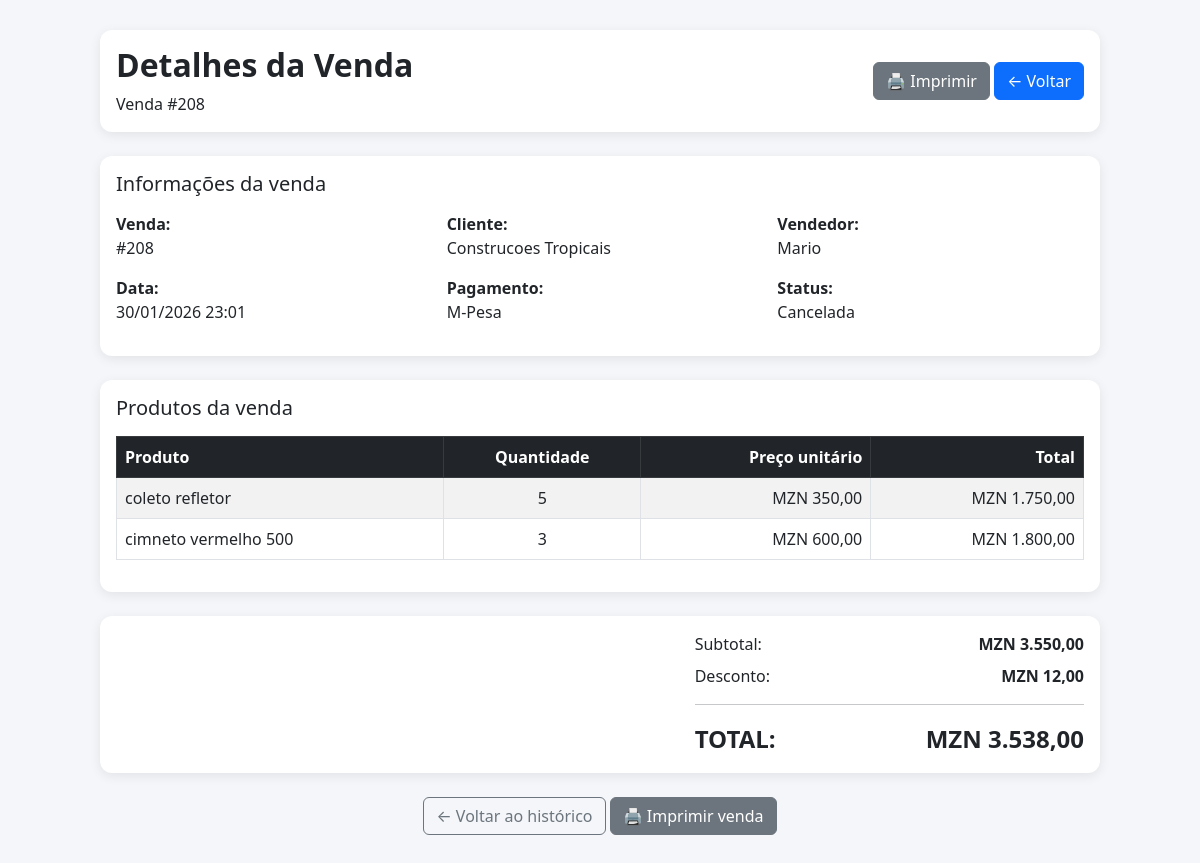
Screenshot of /detalhes_venda.php?id=208 (signed in) with the database file from the repository.
### tables this page shows
CREATE TABLE `vendas` (
  `id` int(11) NOT NULL,
  `total` decimal(10,2) NOT NULL,
  `status` enum('concluida','cancelada') DEFAULT 'concluida',
  `cliente` varchar(255) DEFAULT NULL,
  `usuario_id` int(11) DEFAULT NULL,
  `data_venda` datetime NOT NULL DEFAULT current_timestamp(),
  `forma_pagamento` varchar(20) NOT NULL DEFAULT 'dinheiro',
  `desconto` decimal(10,2) NOT NULL DEFAULT 0.00,
  `cancelado_em` datetime DEFAULT NULL,
  `cancelado_por` int(11) DEFAULT NULL,
  `motivo_cancelamento` varchar(255) DEFAULT NULL,
  `pdf_path` varchar(255) DEFAULT NULL
);

CREATE TABLE `usuarios` (
  `id` int(11) NOT NULL,
  `usuario` varchar(50) NOT NULL,
  `senha` varchar(255) NOT NULL,
  `nivel` varchar(20) NOT NULL DEFAULT 'user',
  `tentativas` int(11) DEFAULT 0,
  `bloqueado_ate` datetime DEFAULT NULL,
  `nivel_bloqueio` int(11) DEFAULT 0
);

CREATE TABLE `itens_venda` (
  `id` int(11) NOT NULL,
  `venda_id` int(11) DEFAULT NULL,
  `material_id` int(11) DEFAULT NULL,
  `quantidade` int(11) DEFAULT NULL,
  `preco_unitario` decimal(10,2) NOT NULL,
  `total` decimal(10,2) DEFAULT NULL
);

CREATE TABLE `materiais` (
  `id` int(11) NOT NULL,
  `codigo_barra` varchar(50) DEFAULT NULL,
  `nome` varchar(255) DEFAULT NULL,
  `quantidade` int(11) NOT NULL,
  `custo_compra` decimal(10,2) NOT NULL,
  `custo_venda` decimal(10,2) NOT NULL,
  `cor` varchar(50) DEFAULT NULL,
  `peso` decimal(10,2) DEFAULT NULL,
  `altura` decimal(10,2) DEFAULT NULL,
  `largura` decimal(10,2) DEFAULT NULL,
  `data_cadastro` timestamp NOT NULL DEFAULT current_timestamp()
);

### detalhes_venda.php (the view, shortened to what this page needs)
<?php
require_once "conexao.php";
$venda_id = filter_input(INPUT_GET, 'id', FILTER_VALIDATE_INT);
$sqlVenda = "
    SELECT
        v.id,
        v.cliente,
        v.usuario_id,
        v.total,
        v.forma_pagamento,
        v.desconto,
        v.status,
        v.data_venda,
        u.usuario AS vendedor
    FROM vendas v
    LEFT JOIN usuarios u
        ON u.id = v.usuario_id
    WHERE v.id = ?
    LIMIT 1
";
$stmtVenda = $conn->prepare($sqlVenda);
$stmtVenda->bind_param("i", $venda_id);
$stmtVenda->execute();
$resultVenda = $stmtVenda->get_result();
$venda = $resultVenda->fetch_assoc();
$sqlItens = "
    SELECT
        iv.material_id,
        iv.quantidade,
        iv.preco_unitario,
        iv.total,
        m.nome AS material_nome
    FROM itens_venda iv
    LEFT JOIN materiais m
        ON m.id = iv.material_id
    WHERE iv.venda_id = ?
    ORDER BY iv.id ASC
";
$stmtItens = $conn->prepare($sqlItens);
$stmtItens->bind_param("i", $venda_id);
$stmtItens->execute();
$resultItens = $stmtItens->get_result();
$itens = [];
while ($item = $resultItens->fetch_assoc()) {
    $itens[] = $item;
}
$subtotal = 0;
foreach ($itens as $item) {
    $subtotal += (float)$item['total'];
}
$desconto = (float)($venda['desconto'] ?? 0);
$total = (float)$venda['total'];
$formasPagamento = [
    'dinheiro' => 'Dinheiro',
    'pix' => 'PIX',
    'cartao' => 'Cartão',
    'cheque' => 'Cheque',
    'transf_bancaria' => 'Transferência bancária',
    'mpesa' => 'M-Pesa',
    'emola' => 'e-Mola',
    'divida' => 'Dívida'
];
$formaPagamento = $formasPagamento[$venda['forma_pagamento']]
    ?? ucfirst($venda['forma_pagamento']);
$status = ucfirst($venda['status']);
?>
<!DOCTYPE html>
<html lang="pt-br">
<head>
<link
    href="https://cdn.jsdelivr.net/npm/bootstrap@5.3.0/dist/css/bootstrap.min.css"
    rel="stylesheet"
>
</head>
<body>
<div class="container-venda">
    <div class="card mb-4">
        <div class="card-body">
            <div class="d-flex justify-content-between align-items-center">
                <div>
                    <h2 class="titulo">
                        Detalhes da Venda
                    </h2>
                    <p class="mb-0">
                        Venda #<?= (int)$venda['id'] ?>
                    </p>
                </div>
                <div class="nao-imprimir">
                    <button
                        onclick="window.print()"
                        class="btn btn-secondary">
                        🖨️ Imprimir
                    </button>
                    <a
                        href="log.php"
                        class="btn btn-primary">
                        ← Voltar
                    </a>
                </div>
            </div>
        </div>
    </div>
    <div class="card mb-4">
        <div class="card-body">
            <h5 class="mb-3">
                Informações da venda
            </h5>
            <div class="row">
                <div class="col-md-4 mb-3">
                    <strong>Venda:</strong><br>
                    #<?= (int)$venda['id'] ?>
                </div>
                <div class="col-md-4 mb-3">
                    <strong>Cliente:</strong><br>
                    <?= htmlspecialchars(
                        $venda['cliente'] ?? 'Não informado'
                    ) ?>
                </div>
                <div class="col-md-4 mb-3">
                    <strong>Vendedor:</strong><br>
                    <?= htmlspecialchars(
                        $venda['vendedor'] ?? 'Não informado'
                    ) ?>
                </div>
                <div class="col-md-4 mb-3">
                    <strong>Data:</strong><br>
                    <?= date(
                        'd/m/Y H:i',
                        strtotime($venda['data_venda'])
                    ) ?>
                </div>
                <div class="col-md-4 mb-3">
                    <strong>Pagamento:</strong><br>
                    <?= htmlspecialchars($formaPagamento) ?>
                </div>
                <div class="col-md-4 mb-3">
                    <strong>Status:</strong><br>
                    <?= htmlspecialchars($status) ?>
                </div>
            </div>
        </div>
    </div>
    <div class="card mb-4">
        <div class="card-body">
            <h5 class="mb-3">
                Produtos da venda
            </h5>
            <div class="table-responsive">
                <table class="table table-bordered table-striped">
                    <thead class="table-dark">
                        <tr>
                            <th>Produto</th>
                            <th class="text-center">
                                Quantidade
                            </th>
                            <th class="text-end">
                                Preço unitário
                            </th>
                            <th class="text-end">
                                Total
                            </th>
                        </tr>
                    </thead>
                    <tbody>
                    <?php if (!empty($itens)): ?>
                        <?php foreach ($itens as $item): ?>
                            <tr>
                                <td>
                                    <?= htmlspecialchars(
                                        $item['material_nome']
                                        ?? 'Material não encontrado'
                                    ) ?>
                                </td>
                                <td class="text-center">
                                    <?= (int)$item['quantidade'] ?>
                                </td>
                                <td class="text-end">
                                    MZN
                                    <?= number_format(
                                        $item['preco_unitario'],
                                        2,
                                        ',',
                                        '.'
                                    ) ?>
                                </td>
                                <td class="text-end">
                                    MZN
                                    <?= number_format(
                                        $item['total'],
                                        2,
                                        ',',
                                        '.'
                                    ) ?>
                                </td>
                            </tr>
                        <?php endforeach; ?>
                    <?php endif; ?>
                    </tbody>
                </table>
            </div>
        </div>
    </div>
    <div class="card mb-4">
        <div class="card-body">
            <div class="row justify-content-end">
                <div class="col-md-5">
                    <div class="d-flex justify-content-between mb-2">
                        <span>
                            Subtotal:
                        </span>
                        <strong>
                            MZN
                            <?= number_format(
                                $subtotal,
                                2,
                                ',',
                                '.'
                            ) ?>
                        </strong>
                    </div>
                    <div class="d-flex justify-content-between mb-2">
                        <span>
                            Desconto:
                        </span>
                        <strong>
                            MZN
                            <?= number_format(
                                $desconto,
                                2,
                                ',',
                                '.'
                            ) ?>
                        </strong>
                    </div>
                    <hr>
                    <div class="d-flex justify-content-between">
                        <span class="total-final">
                            TOTAL:
                        </span>
                        <span class="total-final">
                            MZN
                            <?= number_format(
                                $total,
                                2,
                                ',',
                                '.'
                            ) ?>
                        </span>
                    </div>
                </div>
            </div>
        </div>
    </div>
    <div class="text-center nao-imprimir">
        <a
            href="log.php"
            class="btn btn-outline-secondary">
            ← Voltar ao histórico
        </a>
        <button
            onclick="window.print()"
            class="btn btn-secondary">
            🖨️ Imprimir venda
        </button>
    </div>
</div>
</body>
</html>

### detalhes_venda.php (style rules this page uses)
body { background: #f4f6f9; }
.container-venda { max-width: 1000px; margin: 30px auto; }
.card { border: none; border-radius: 12px; box-shadow: 0 3px 12px rgba(0,0,0,0.08); }
.titulo { font-weight: 700; }
.total-final { font-size: 24px; font-weight: bold; }

### rows the page displays
vendas: id "208", cliente "Construcoes Tropicais", usuario.usuario "Mario", data_venda "30/01/2026 23:01", forma_pagamento "M-Pesa", status "Cancelada", desconto "12,00", total "3.538,00"
itens_venda: material.nome "coleto refletor", quantidade "5", preco_unitario "350,00", total "1.750,00"
itens_venda: material.nome "cimneto vermelho 500", quantidade "3", preco_unitario "600,00", total "1.800,00"

### other values shown
$subtotal "3.550,00"
